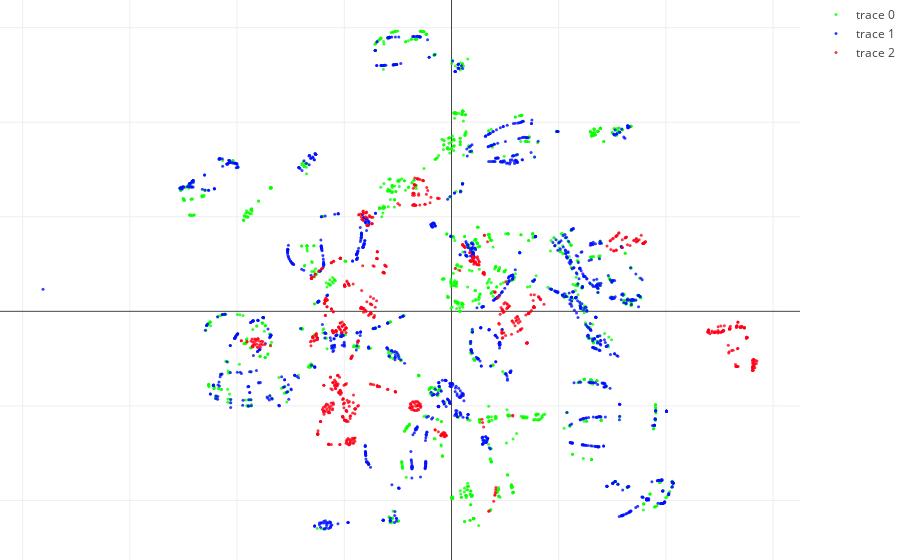

Here is the notebook cell this chart was saved with:
### Code cell
draw2dFrame(a, X_embedded, 'saiu')

### Figure 1 — Plotly figure (JSON) as saved in the notebook; plotly's stock layout.template omitted (floating-point values rounded to 4 significant figures; data arrays with more than 128 entries replaced by an {"elided": "..."} marker saying what was removed)
{"data": [{"marker": {"color": "rgb(7,255,0)", "opacity": 0.8, "size": 3}, "mode": "markers", "type": "scatter", "uid": "81740eb2-0b9e-4c3d-bf6b-f769e9982271", "x": {"elided": "1308 float values"}, "y": {"elided": "1308 float values"}}, {"marker": {"color": "rgb(0,15,255)", "opacity": 0.8, "size": 3}, "mode": "markers", "type": "scatter", "uid": "6015003d-60da-4b5d-b20d-f2a275920314", "x": {"elided": "1529 float values"}, "y": {"elided": "1529 float values"}}, {"marker": {"color": "rgb(255,0,23)", "opacity": 0.8, "size": 3}, "mode": "markers", "type": "scatter", "uid": "ac4a9719-02b6-4b66-b991-0d06256c710d", "x": {"elided": "803 float values"}, "y": {"elided": "803 float values"}}], "layout": {"margin": {"b": 0, "l": 0, "r": 0, "t": 0}}}
